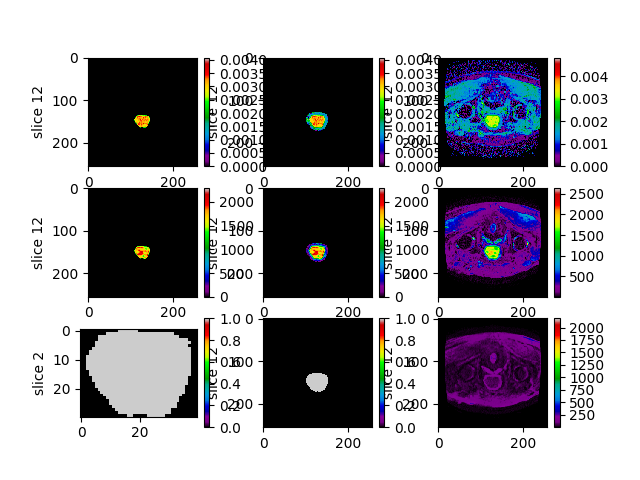
#> input picture from_senior/dwi_preprocess/sample0.png, 640 x 480 px
$ python -i preprocess_util.py   (imports and definitions only)   (older library calls are emulated)
#> lines starting #> are read from the running program, lines starting #| are printed output that depends on the picture
#> further down, picture is the input picture: shape (480, 640, 3); mean B, G, R 167.4, 161.8, 163.6
import numpy as np
# import skimage
from skimage import morphology, measure, filters
from scipy import ndimage
# import scipy


# [33 lines left out: functions crop, resize, resample, not called in this run]


def denoise(image):
    image = image
    # image = scipy.ndimage.median_filter(image, 2)
    selem = morphology.ball(1)
    image = morphology.closing(image, morphology.ball(1))
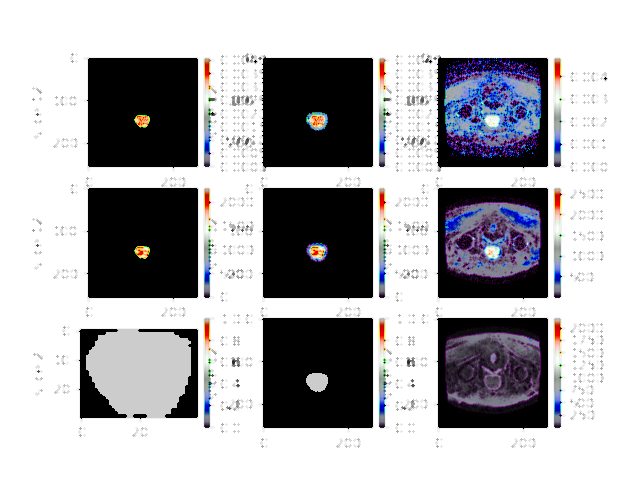
#> image: shape (480, 640, 3); mean B, G, R 176.5, 173.1, 173.7
    image = morphology.opening(image, selem)
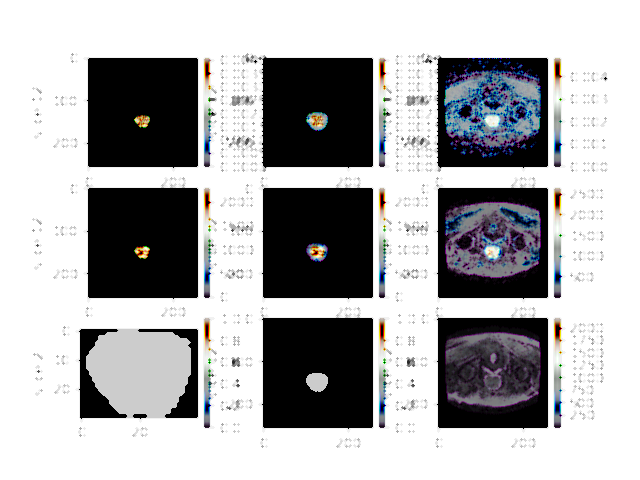
#> image: shape (480, 640, 3); mean B, G, R 174.2, 172.8, 172.6
    image = filters.gaussian(image, sigma=0.4, multichannel=False)
    return image


def get_dilated_mask(mask, pixels):
    return morphology.dilation(mask, morphology.ball(pixels))


# [55 lines left out: functions largest_label_volume, get_bladder_threshold, postprocess_bladder_mask, calculate_dwi, not called in this run]


def find_nearest(array, value):
    idx = (np.abs(array - value)).argmin()
    return array[idx]


# [29 lines left out: functions linear_regression_with_single_variable, dwi2adc, find_bounding_box, not called in this run]

>>> import cv2
>>> picture = cv2.imread('sample0.png')
>>> result = denoise(picture)
